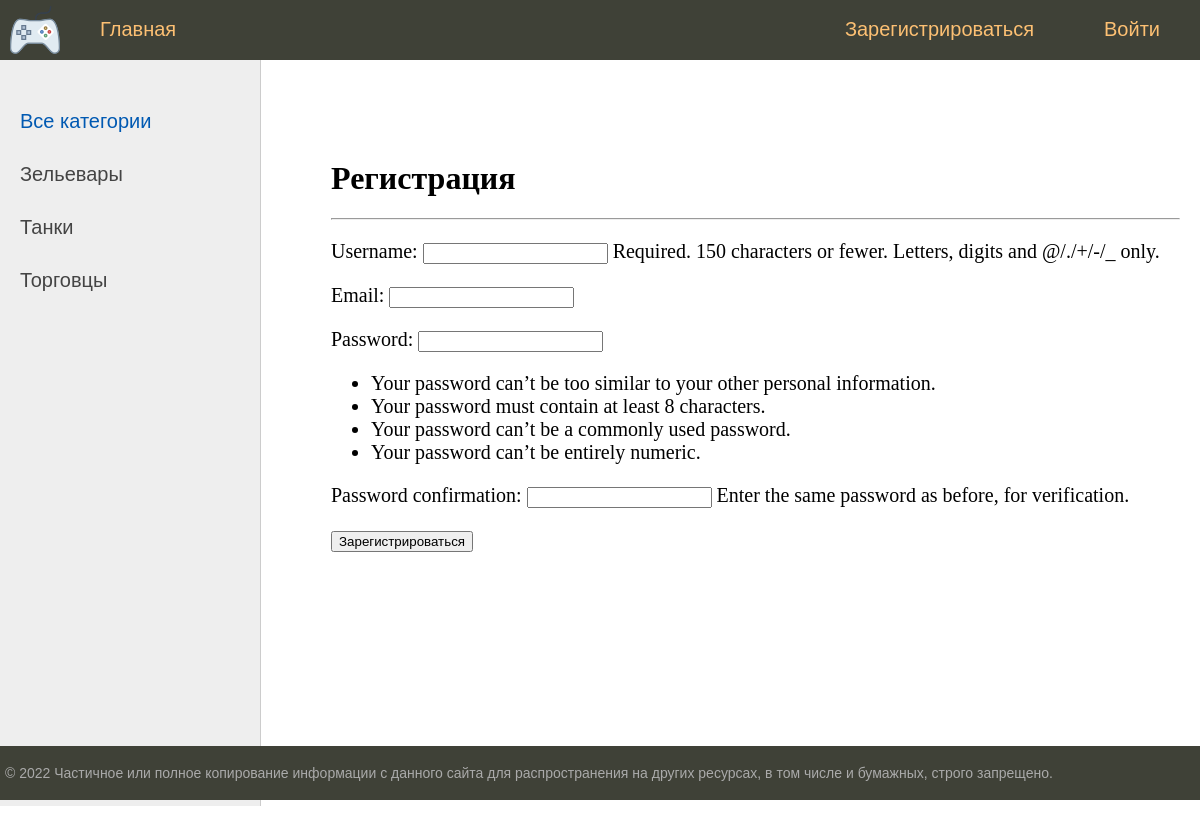
The page /users/register/ on the database its author committed.
### bboard/models.py (models this page shows, shortened)
class Category(models.Model):
    name = models.CharField(
        max_length=64,
        unique=True,
        verbose_name='Категория',
        help_text='Имя категории длинной не более 64 символов ',
    )
    slug = models.SlugField(max_length=255, unique=True, db_index=True, verbose_name="URL")
    def get_absolute_url(self):
        return reverse('category', kwargs={'cat_slug': self.slug})
    class Meta:
        verbose_name = 'Категория'
        verbose_name_plural = 'Категории'

### users/views.py (the view, shortened to what this page needs)
# urls.py: path('register/', Register.as_view(), name='register'),
class Register(DataMixin, View):
    template_name = 'registration/register.html'
    def get(self, request):
        categories = self.get_user_context()['categories']
        menu = self.get_user_context()['menu']
        cat_selected = self.get_user_context()['cat_selected']
        context = {
            'form': MyUserCreationForm,
            'menu': menu,
            'categories': categories,
            'cat_selected': cat_selected,
        }
        return render(request, self.template_name, context)

### bboard/utils.py (called while the page is built)
    def get_user_context(self, **kwargs):
        context = kwargs
        categories = Category.objects.annotate(Count('post'))
        user_menu = menu.copy()
        if not self.request.user.is_authenticated:
            for i in range(3):
                user_menu.pop(1)
        else:
            user_menu.pop(4)
        context['menu'] = user_menu
        context['categories'] = categories
        if 'cat_selected' not in context:
            context['cat_selected'] = 0
        return context

### templates/registration/register.html (shortened to what this page needs)
{% extends "base.html" %}
{% block content %}
    <h1>Регистрация</h1>
    <hr>
    <form action="{% url 'register' %}" method="post">
        {{ form.as_p }}
        <button type="submit">Зарегистрироваться</button>
    </form>
{% endblock %}

### templates/base.html (shortened to what this page needs)
<!DOCTYPE html>
<html>
<head>
	{% load static %}
	{% load bboard_tags %}
	<link type="text/css" href="{% static 'bboard/css/styles.css' %}" rel="stylesheet" />
</head>
<body>
	<table class="table-page" border=0 cellpadding="0" cellspacing="0">
	<tr><td valign=top>
	{% block mainmenu %}
			<div class="header">
				<ul id="mainmenu" class="mainmenu">
					<li class="logo"><a href="{% url 'home' %}"><div class="logo"></div></a></li>
					{% for m in menu %}
						{% if not forloop.last %}
							<li><a href="{% url m.url_name %}">{{ m.title }}</a></li>
						{% else %}
							<li class="last"><a href="{% url m.url_name %}">{{ m.title }}</a></li>
						{% endif %}
					{% endfor %}
					{% if user.is_authenticated %}
						<li class="last" style="color: #93a1a1 ">Пользователь: {{ user }}</li>
					{% else %}
						<li class="last"><a href="{% url 'register' %}">Зарегистрироваться</a></li>
					{% endif %}
				</ul>
			</div>
	{% endblock mainmenu %}
	<table class="table-content" border=0 cellpadding="0" cellspacing="0">
	<tr>
		<td valign="top" class="left-chapters">
		<ul id="leftchapters">
			{% if cat_selected == 0 %}
				<li class="selected">Все категории</li>
			{% else %}
				<li><a href="{% url 'home' %}">Все категории</a></li>
			{% endif %}
			{% for c in categories %}
			{% if c.post__count > 0 %}
					{% if c.pk == cat_selected %}
						<li class="selected">{{c.name}}</li>
					{% else %}
						<li><a href="{{ c.get_absolute_url }}">{{c.name}}</a></li>
					{% endif %}
			{% endif %}
			{% endfor %}
		</ul>
	</td>
	<td valign="top" class="content">
		<div class="content-text">
			{% block content %}
			{% endblock %}
		</div>
	</td></tr></table>
	</td></tr>
	<tr><td valign=top>
		<div id="footer">
			<p>&copy; 2022 Частичное или полное копирование информации с данного сайта для распространения на других ресурсах, в том числе и бумажных, строго запрещено.</p>
		</div>
	</td></tr></table>
</body>
</html>

### bboard/static/bboard/css/styles.css (style rules this page uses)
html, body { font-family: 'Arial'; margin: 0; padding: 0; height: 100%; width: 100%; color: #444; }
a { color: #0059b2; text-decoration: none; }
.table-page { width: 100%; height: 100%; vertical-align: top; }
.table-page tr { height: 100%; }
.header { background: #3F4137; height: 60px; }
.logo { background: url('../images/logo.png') no-repeat 10px 5px; width: 70px; height: 60px; }
ul.mainmenu { list-style: none; margin: 0; padding: 0; height: 60px; color: #fdc073; font-size: 20px; overflow: hidden; }
ul.mainmenu li { float: left; margin: 18px 40px 0 30px; }
ul.mainmenu li.logo { margin: 0; }
ul.mainmenu li.last { float: right; }
ul.mainmenu li a { color: #fdc073; text-decoration: none; }
.table-content { width: 100%; min-height: 100%; height: 100%; }
.left-chapters { margin: 0; background: #eee; border-right: 1px solid #ccc; min-height: 100%; }
.left-chapters ul { width: 230px; min-height: 100%; margin: 0; padding: 20px 10px 10px 20px; list-style: none; font-size: 20px; }
.left-chapters ul li { margin: 30px 0 0 0; color: #999; }
.left-chapters ul li.selected { color: #0059b2; }
.left-chapters ul li a { color: #444; text-decoration: none; }
.content { padding: 40px 20px 20px 40px; width: 100%; box-sizing: border-box; }
.content-text { margin: 60px 0 0 30px; color: #000; font-size: 20px; font-family: Yandex Sans Display Light; }
.content-text h1 { font-size: 32px; }
#footer { box-sizing: border-box; background: #3F4137; padding: 5px; color: #aaa; font-size: 14px; font-family: Verdana, Geneva, Arial, Helvetica; text-align: left; overflow: hidden; }

### rows shown on the page
Category: name "Зельевары"
Category: name "Танки"
Category: name "Торговцы"

### other values the page prints
{{ m.title }} "Главная"
{{ m.title }} "Войти"
